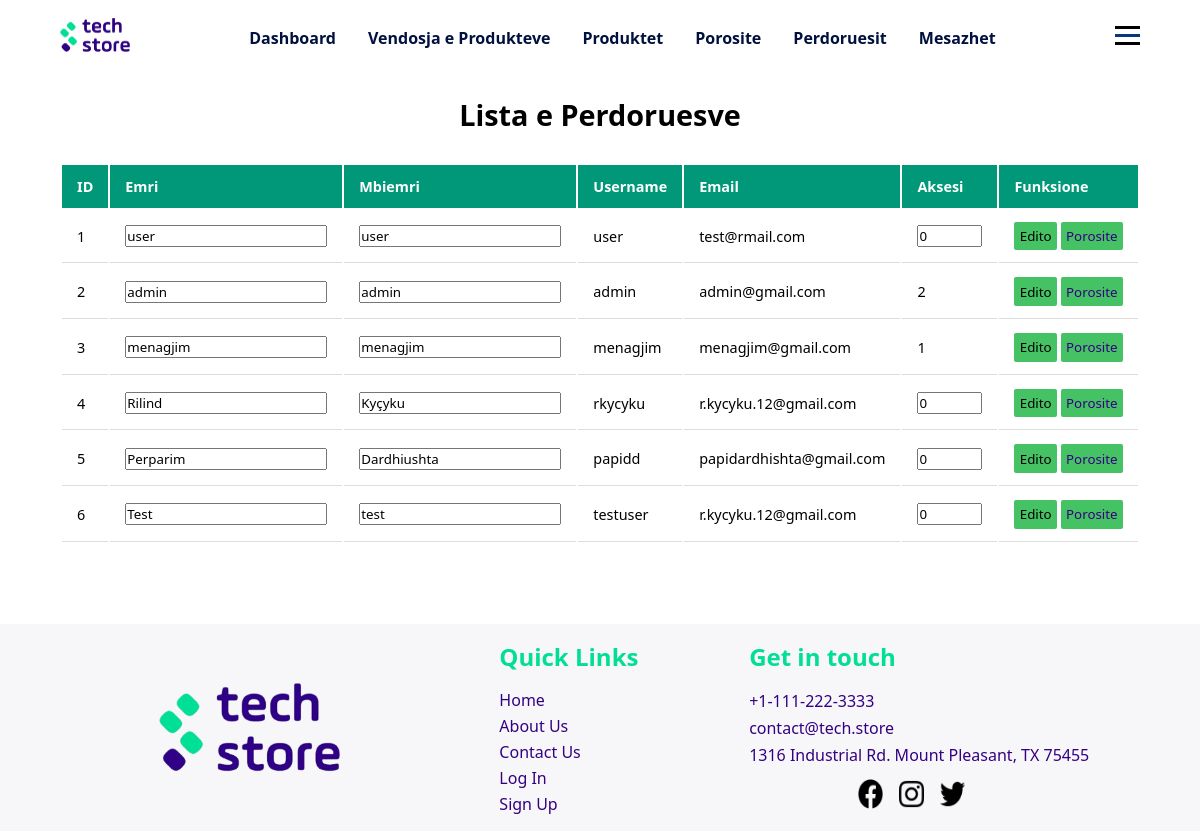
The page /php/admin/perdoruesit.php (signed in) on the database as committed earlier.
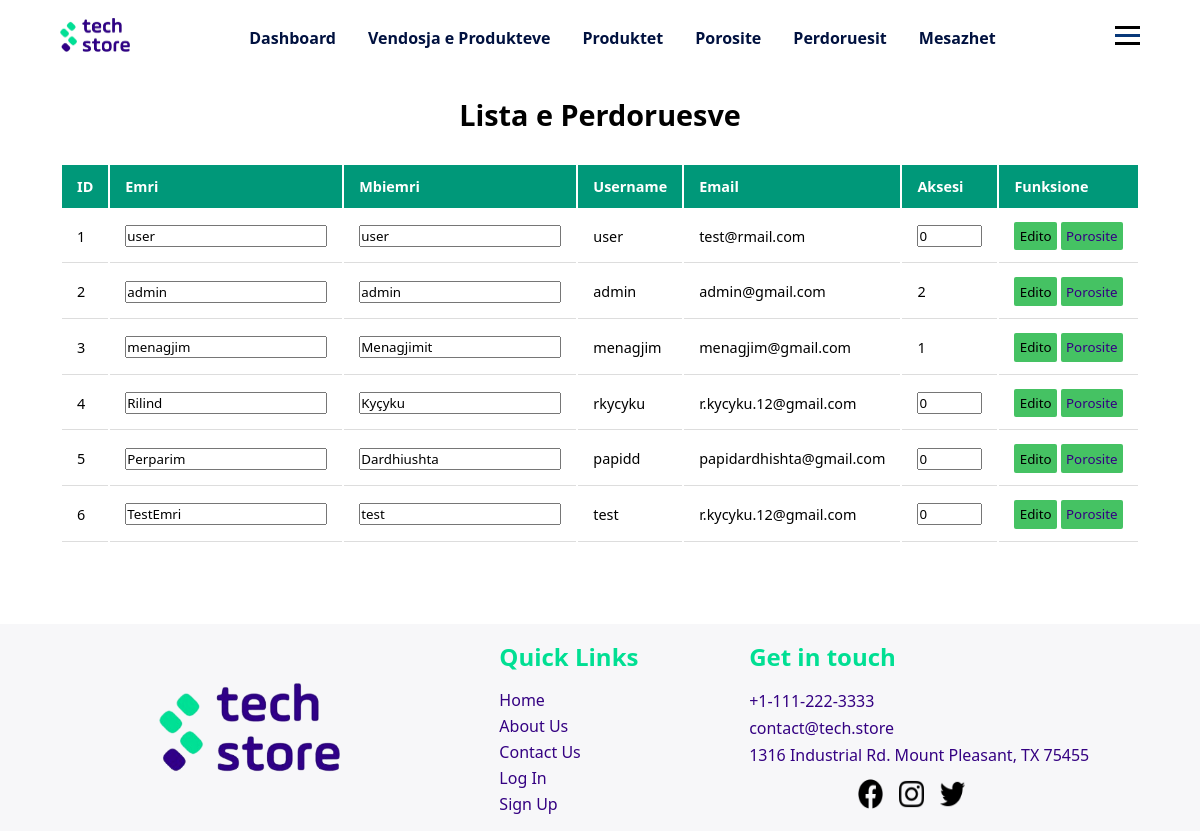
The same page on the database as committed later.
### tables this page shows
CREATE TABLE `user` (
  `userID` int(11) NOT NULL,
  `emri` varchar(20) NOT NULL,
  `mbiemri` varchar(30) DEFAULT NULL,
  `username` varchar(20) NOT NULL,
  `email` varchar(50) DEFAULT NULL,
  `password` varchar(50) NOT NULL,
  `aksesi` int(1) NOT NULL DEFAULT 0
);

### php/db/dbcon.php (called while the page is built)
<?php
class dbCon
{
    private $conn = '';
    private $hostiIDB = 'localhost';
    private $emriDB = 'techstoredb';
    private $dbUsername = 'root';
    private $dbPass = '';
    public function connDB()
    {
        try {
            $this->conn = new PDO(
                "mysql:host=$this->hostiIDB;dbname=$this->emriDB", $this->dbUsername, $this->dbPass,
                [PDO::ATTR_DEFAULT_FETCH_MODE => PDO::FETCH_ASSOC]
            );
        } catch (PDOException $pdoe) {
            die("Nuk mund të lidhej me bazën e të dhënave {$this->emriDB} :" . $pdoe->getMessage());
        }
        return $this->conn;
    }
}
?>

### php/CRUD/userCRUD.php (called while the page is built, shortened)
<?php
require_once('../db/dbcon.php');
class userCRUD extends dbCon
{
    private $dbConn;
    public function __construct($userID = '', $emri = '', $mbiemri = '', $username = '', $email = '', $password = '', $aksesi = '')
    {
        $this->dbConn = $this->connDB();
    }
    public function shfaqTeGjithePerdoruesit()
    {
        try {
            $sql = 'SELECT * from user';
            $stm = $this->dbConn->prepare($sql);
            $stm->execute();
            return $stm->fetchAll();
        } catch (Exception $e) {
            return $e->getMessage();
        }
    }
}
?>

### php/admin/perdoruesit.php (the view, shortened to what this page needs)
<?php
require_once('../CRUD/userCRUD.php');
$userCRUD = new userCRUD();
?>
<!DOCTYPE html>
<html lang="en">
<head>
  <link rel="stylesheet" href="../../css/adminDashboard.css" />
  <link rel="stylesheet" href="../../css/mesazhetStyle.css" />
</head>
<body>
  <?php include '../design/header.php' ?>
  <div class="containerDashboardP">
    <h1>Lista e Perdoruesve</h1>
    <table>
      <tr>
        <th>ID</th>
        <th>Emri</th>
        <th>Mbiemri</th>
        <th>Username</th>
        <th>Email</th>
        <th>Aksesi</th>
        <th>Funksione</th>
      </tr>
      <?php
      $produktet = $userCRUD->shfaqTeGjithePerdoruesit();
      foreach ($produktet as $produkti) {
        echo '
            <tr>
              <td id="userID_' . $produkti['userID'] . '">' . $produkti['userID'] . '</td>
              <td><input id="emri_' . $produkti['userID'] . '" type="text" placeholder="Emri" value="' . $produkti['emri'] . '"></td>
              <td><input id="mbiemri_' . $produkti['userID'] . '" type="text" placeholder=""value="' . $produkti['mbiemri'] . '"></td>
              <td>' . $produkti['username'] . '</td>
              <td>' . $produkti['email'] . '</td>';
              if($produkti['aksesi'] == 2 && $_SESSION['aksesi'] != 2 || $produkti['userID'] == $_SESSION['userID']){
                echo '<td id="aksesi_' . $produkti['userID'] . '">' . $produkti['aksesi'] . '</td>';
              }else{
                echo '<td><input id="aksesi_' . $produkti['userID'] . '" type="number" min="0" max="2" placeholder="Aksesi" value="' . $produkti['aksesi'] . '"></td>';
              }
        echo '<td><button class="edito" onclick="ndryshoTeDhenat('.$produkti['userID'].')">Edito</button>
              <button class="edito"><a href="../userPages/porosit.php?userID=' . $produkti['userID'] . '">Porosite</a></button></td>
            </tr>';
      }
      ?>
    </table>
  </div>
  <?php
  include '../design/footer.php';
  include('../funksione/importimiScriptave.php') ?>
</body>
</html>

Rows that differ between the two databases and show on the page:
changed user "menagjim": value "menagjim" → "Menagjimit"
changed user id 6: emri "Test" → "TestEmri"; username "testuser" → "test"
